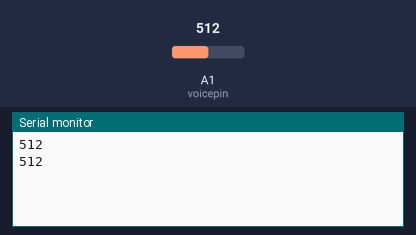
This sketch was run on a simulated Arduino Uno, built with avr-gcc and run on an emulated ATmega328P. On the bench: the last lines printed to the serial monitor. The test bench sets the inputs (shaded band); at power-on: A1 (voicepin) = 512.

Above: at 1.8 s.
1.9 s: A1 (voicepin) set to 716
At 2.8 s:
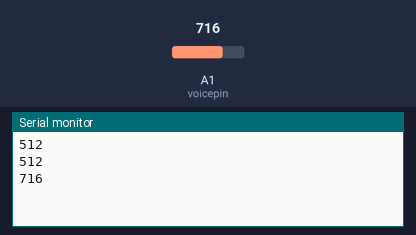
3.4 s: A1 (voicepin) set to 900
At 4.3 s:
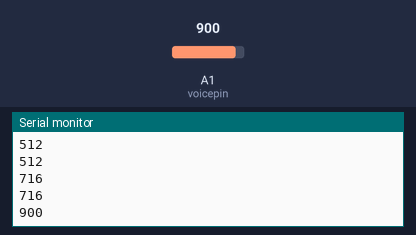
Timing chart, 0 to 6.4 s (numbered marks = the images above; inputs shaded):
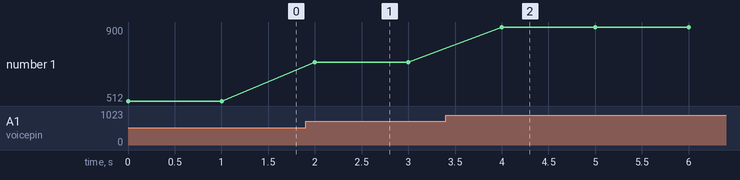

Measured:
- after the input at 1.9 s, the serial monitor: prints a new line after 0.10 s (image 1)
- after the input at 3.4 s, the serial monitor: prints a new line after 0.60 s (image 2)
- plotted number 1: 512 → 716 after the input at 1.9 s, 716 → 900 after the input at 3.4 s

The sketch:

Voice_recognition.ino
```cpp
// (licence header left out)
int voicepin = A1;
int val = 0;//Temporary variable value from sensor

/*
* Function       setup
* @author        Jessica
* @date          2019.8.21
* @brief         Initial configuration
* @param[in]     void
* @retval        void
* @par History   no
*/
void setup()
{
  pinMode(voicepin, INPUT);
  Serial.begin(9600);
}

/*
* Function       loop
* @author        Jessica
* @date          2019.8.21
* @brief         main
* @param[in]     void
* @param[out]    void
* @retval        void
* @par History   no
*/
void loop()
{
  val = analogRead(voicepin);//Read the analog value of the potentiometer and assign it to val
  Serial.println(val);//Serial port print val variable
  delay(1000);
}
```
